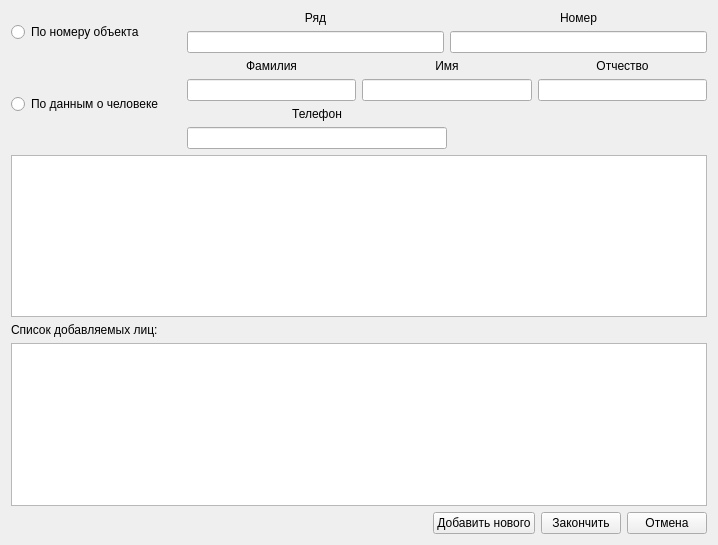
<?xml version="1.0" encoding="UTF-8"?>
<ui version="4.0">
 <class>Form</class>
 <widget class="QWidget" name="Form">
  <property name="geometry">
   <rect>
    <x>0</x>
    <y>0</y>
    <width>718</width>
    <height>545</height>
   </rect>
  </property>
  <property name="windowTitle">
   <string>Поиск члена кооператива</string>
  </property>
  <layout class="QVBoxLayout" name="verticalLayout_10">
   <item>
    <layout class="QHBoxLayout" name="horizontalLayout">
     <item>
      <widget class="QRadioButton" name="object_radioButton">
       <property name="minimumSize">
        <size>
         <width>170</width>
         <height>0</height>
        </size>
       </property>
       <property name="text">
        <string>По номеру объекта</string>
       </property>
      </widget>
     </item>
     <item>
      <layout class="QVBoxLayout" name="verticalLayout">
       <item>
        <widget class="QLabel" name="row_label">
         <property name="text">
          <string>Ряд</string>
         </property>
         <property name="alignment">
          <set>Qt::AlignCenter</set>
         </property>
        </widget>
       </item>
       <item>
        <widget class="QLineEdit" name="row_lineEdit"/>
       </item>
      </layout>
     </item>
     <item>
      <layout class="QVBoxLayout" name="verticalLayout_2">
       <item>
        <widget class="QLabel" name="number_label">
         <property name="text">
          <string>Номер</string>
         </property>
         <property name="alignment">
          <set>Qt::AlignCenter</set>
         </property>
        </widget>
       </item>
       <item>
        <widget class="QLineEdit" name="number_lineEdit"/>
       </item>
      </layout>
     </item>
    </layout>
   </item>
   <item>
    <layout class="QHBoxLayout" name="horizontalLayout_4">
     <item>
      <widget class="QRadioButton" name="user_radioButton">
       <property name="minimumSize">
        <size>
         <width>170</width>
         <height>0</height>
        </size>
       </property>
       <property name="text">
        <string>По данным о человеке</string>
       </property>
      </widget>
     </item>
     <item>
      <layout class="QVBoxLayout" name="verticalLayout_8">
       <item>
        <layout class="QHBoxLayout" name="horizontalLayout_2">
         <item>
          <layout class="QVBoxLayout" name="verticalLayout_3">
           <item>
            <widget class="QLabel" name="surname_label">
             <property name="text">
              <string>Фамилия</string>
             </property>
             <property name="alignment">
              <set>Qt::AlignCenter</set>
             </property>
            </widget>
           </item>
           <item>
            <widget class="QLineEdit" name="surname_lineEdit"/>
           </item>
          </layout>
         </item>
         <item>
          <layout class="QVBoxLayout" name="verticalLayout_4">
           <item>
            <widget class="QLabel" name="nem_label">
             <property name="text">
              <string>Имя</string>
             </property>
             <property name="alignment">
              <set>Qt::AlignCenter</set>
             </property>
            </widget>
           </item>
           <item>
            <widget class="QLineEdit" name="name_lineEdit"/>
           </item>
          </layout>
         </item>
         <item>
          <layout class="QVBoxLayout" name="verticalLayout_5">
           <item>
            <widget class="QLabel" name="secondName_label">
             <property name="text">
              <string>Отчество</string>
             </property>
             <property name="alignment">
              <set>Qt::AlignCenter</set>
             </property>
            </widget>
           </item>
           <item>
            <widget class="QLineEdit" name="secondName_lineEdit"/>
           </item>
          </layout>
         </item>
        </layout>
       </item>
       <item>
        <layout class="QHBoxLayout" name="horizontalLayout_3">
         <item>
          <layout class="QVBoxLayout" name="verticalLayout_6">
           <item>
            <widget class="QLabel" name="phone_label">
             <property name="text">
              <string>Телефон</string>
             </property>
             <property name="alignment">
              <set>Qt::AlignCenter</set>
             </property>
            </widget>
           </item>
           <item>
            <widget class="QLineEdit" name="phone_lineEdit"/>
           </item>
          </layout>
         </item>
         <item>
          <spacer name="horizontalSpacer_2">
           <property name="orientation">
            <enum>Qt::Horizontal</enum>
           </property>
           <property name="sizeHint" stdset="0">
            <size>
             <width>40</width>
             <height>20</height>
            </size>
           </property>
          </spacer>
         </item>
        </layout>
       </item>
      </layout>
     </item>
    </layout>
   </item>
   <item>
    <layout class="QHBoxLayout" name="horizontalLayout_6">
     <item>
      <layout class="QVBoxLayout" name="verticalLayout_9">
       <item>
        <layout class="QHBoxLayout" name="horizontalLayout_8">
         <item>
          <widget class="QTableView" name="userList_tableView">
           <property name="minimumSize">
            <size>
             <width>0</width>
             <height>122</height>
            </size>
           </property>
          </widget>
         </item>
        </layout>
       </item>
      </layout>
     </item>
    </layout>
   </item>
   <item>
    <layout class="QVBoxLayout" name="verticalLayout_7">
     <item>
      <widget class="QLabel" name="result_label">
       <property name="text">
        <string>Список добавляемых лиц:</string>
       </property>
      </widget>
     </item>
     <item>
      <widget class="QTableView" name="result_tableView"/>
     </item>
    </layout>
   </item>
   <item>
    <layout class="QHBoxLayout" name="horizontalLayout_5">
     <item>
      <spacer name="horizontalSpacer">
       <property name="orientation">
        <enum>Qt::Horizontal</enum>
       </property>
       <property name="sizeHint" stdset="0">
        <size>
         <width>40</width>
         <height>20</height>
        </size>
       </property>
      </spacer>
     </item>
     <item>
      <widget class="QPushButton" name="add_pushButton">
       <property name="mouseTracking">
        <bool>false</bool>
       </property>
       <property name="text">
        <string>Добавить нового</string>
       </property>
      </widget>
     </item>
     <item>
      <widget class="QPushButton" name="choose_pushButton">
       <property name="text">
        <string>Закончить</string>
       </property>
      </widget>
     </item>
     <item>
      <widget class="QPushButton" name="close_pushButton">
       <property name="text">
        <string>Отмена</string>
       </property>
      </widget>
     </item>
    </layout>
   </item>
  </layout>
 </widget>
 <resources/>
 <connections/>
</ui>
